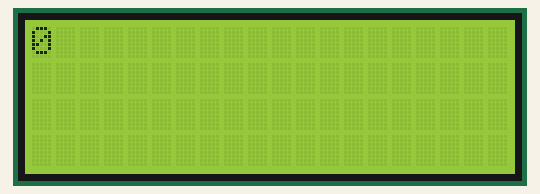
Simulated run of this sketch. Board: Arduino Uno, built with avr-gcc and run on an emulated ATmega328P. Shown: 20×4 character LCD.

Above: at 0.1 s.
At 9.7 s:
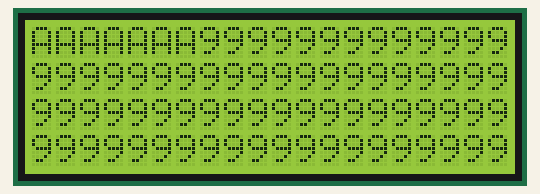
At 10.3 s:
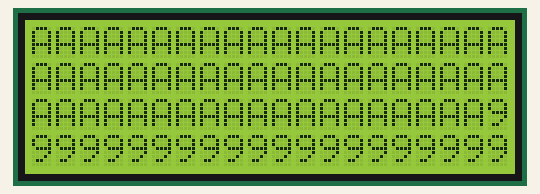
At 11.2 s:
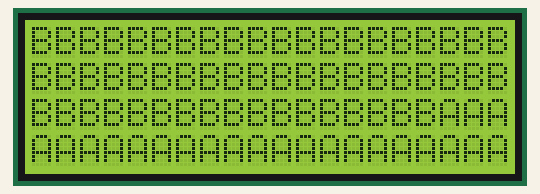
At 12.5 s:
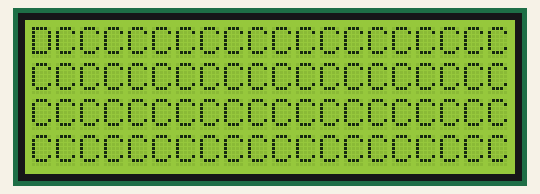
At 15.3 s:
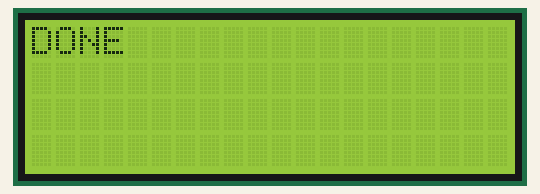

Measured:
- what the display in image 5 shows lasts 5.0 s, from 15.3 s to 20.3 s

The sketch:

lcd_display_test.ino
```cpp
/* Quick I2C Display test  */


/*  This sketch shows that 1602 LCD uses I2C communication.

   This routine will display the characters 0123456789ABCDEF on row 0 then FEDCBA9876543210

   on the next row.  Each character will be displayed one at a time with a programmable delay

   between each character.  At the end of each 32 character group, the delay will be reduced by

   25ms.  The delay will be printed to the screen before the start of the characters.

   The characters will also be sent out the Serial Monitor window

*/


#include <Wire.h>

#include <LiquidCrystal_I2C.h>


LiquidCrystal_I2C lcd(0x27, 20, 4); // Set the LCD I2C address. Use 20 Space 4-line LCD.

//LiquidCrystal_I2C lcd(0x27, 16, 2); // Set the LCD I2C address. Use 16 Space 2-line LCD.


void setup() {

  lcd.init();

  lcd.backlight();                // Turn on the backlight. (lcd.noBacklight() turns off the backlight.)

  lcd.write(12);

  Serial.begin(9600);             // Starts serial communication at 9600 speed

  lcd.setCursor(0,0);


    for (int i = 0; i < 16; i++)
    {
      for (int r = 0; r < 4; r++)
      {
        for (int c = 0; c < 20; c++)
        {
          lcd.setCursor(c, r);
          lcd.print(i,HEX);
          delay(10);
        }

      }
    }

  lcd.clear();
  lcd.print("DONE");
  delay(5000);
  lcd.clear();


}


void loop() {


}
```
